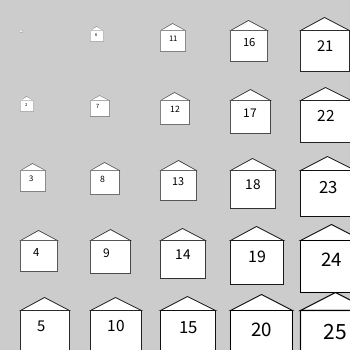
Frame 1 (no input)
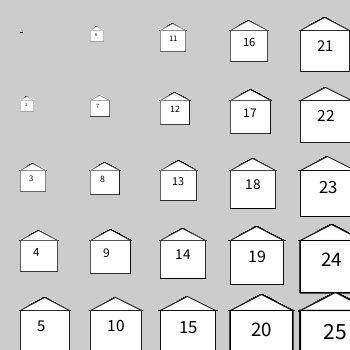
Frame 60 (the mouse pressed at the canvas centre just before this capture)
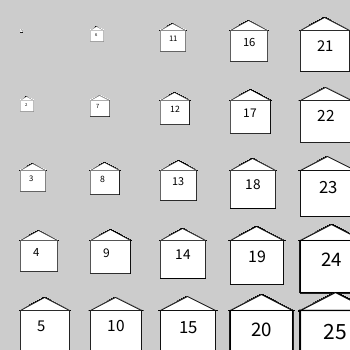
Frame 120 (the mouse held since frame 60 and released just before this capture)

The Processing sketch that drew these frames (run headless with seeded random() and noise(); from frame 60 on, the mouse is pressed at the canvas centre):

// Processing sketch: street_perspective
// ── street_perspective.pde
void setup()
{ 
  size( 350,350);
} 

void draw() 
{
  int n=0;
  translate(10,20);
  for(int x=10; x<width ; x+=70) {
    for(int y=10 ; y<height ; y+=70) {
      houseat(x,y,++n);
    }
  }
}

void houseat(int x, int y, int  n)
{
  float distance = dist(0,0, x,y);
  float size = norm(distance,0,height);
  
  pushMatrix();
  translate(x,y);
  scale(size);
  house(n);
  popMatrix();
}

void house(int n)
{ 
  fill(255);
  triangle( 0,0, 60, 0 , 30, -15); 
  rect( 0,0, 60 , 50 ) ;
  fill(0);
  textSize(20);
  text(str(n), 20, 25);
} 
